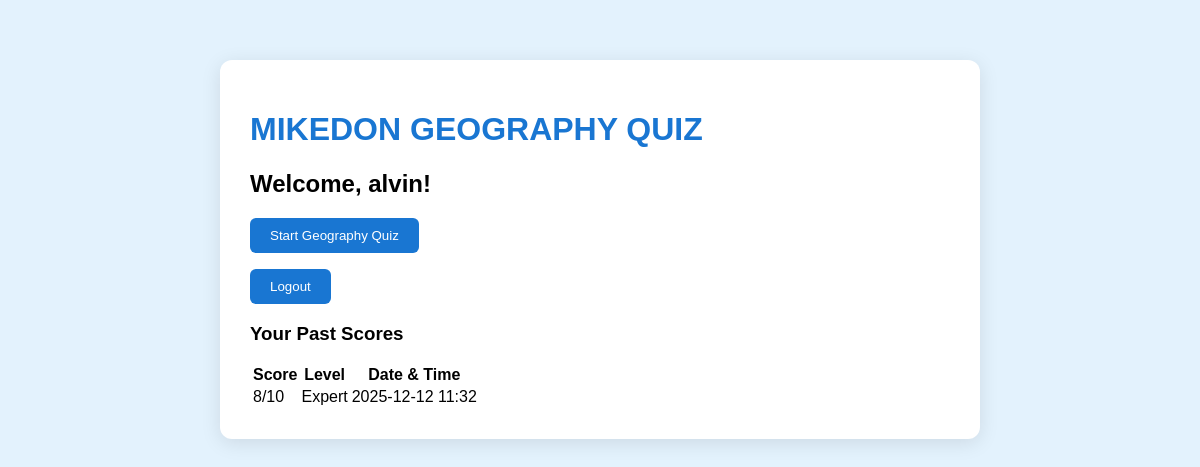
The app's page /userhome (signed in) with its own data.
### tables this page shows
CREATE TABLE records (
                 id INTEGER PRIMARY KEY AUTOINCREMENT,
                 user_id INTEGER,
                 score INTEGER,
                 level TEXT,
                 timestamp TEXT,
                 time_taken INTEGER DEFAULT 0);

### app.py (the view)
@app.route('/userhome')
def user_home():
    if 'user_id' not in session:
        return redirect(url_for('login'))
    conn = sqlite3.connect('database.db')
    c = conn.cursor()
    c.execute("SELECT score, level, timestamp FROM records WHERE user_id=? ORDER BY timestamp DESC", (session['user_id'],))
    records = c.fetchall()
    conn.close()
    return render_template('userHome.html', username=session['username'], records=records)

### templates/userHome.html (shortened to what this page needs)
<!DOCTYPE html>
<html>
<head>
    <link rel="stylesheet" href="{{ url_for('static', filename='styles.css') }}">
</head>
<body>
<div class="box">
    <h1>MIKEDON GEOGRAPHY QUIZ</h1>
    <h2>Welcome, {{ username }}!</h2>
    <p><a href="/collectingdata"><button>Start Geography Quiz</button></a></p>
    <p><a href="/logout"><button>Logout</button></a></p>
    {% if records %}
    <h3>Your Past Scores</h3>
    <table>
        <tr>
            <th>Score</th>
            <th>Level</th>
            <th>Date & Time</th>
        </tr>
        {% for r in records %}
        <tr>
            <td>{{ r[0] }}/10</td>
            <td>{{ r[1] }}</td>
            <td>{{ r[2] }}</td>
        </tr>
        {% endfor %}
    </table>
    {% else %}
    <p>No quiz taken yet. Start now!</p>
    {% endif %}
</div>
</body>
</html>

### Static/styles.css (style rules this page uses)
body { font-family: Arial, sans-serif; background: #e3f2fd; margin: 0; padding: 20px; }
.box { max-width: 700px; margin: 40px auto; padding: 30px; background: white; border-radius: 12px; box-shadow: 0 4px 20px rgba(0,0,0,0.1); }
h1 { color: #1976d2; }
button { background: #1976d2; color: white; padding: 10px 20px; border: none; border-radius: 6px; cursor: pointer; }

### records on screen
records: score "8", level "Expert", timestamp "2025-12-12 11:32"

### other values on screen
{{ username }} "alvin"
